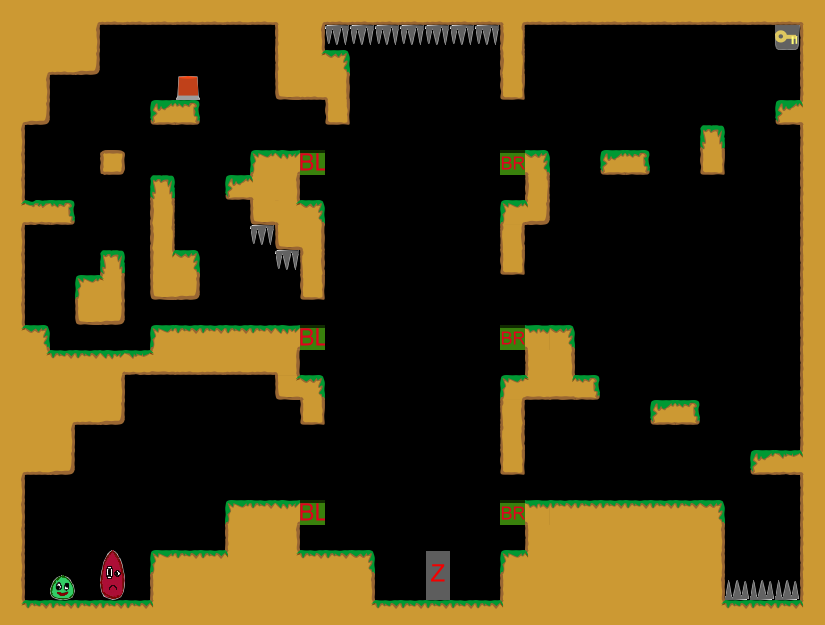

Below is a game level as drawn by its tile map, then a one-line description and the .tmx that defines it (tile-layer data replaced by summaries):
An orthogonal 33x25 tile map with 25x25 px tiles, 1 tile layer (Kachelebene 1).

<map version="1.0" orientation="orthogonal" width="33" height="25" tilewidth="25" tileheight="25">
 <tileset firstgid="1" name="Tileset" tilewidth="25" tileheight="25">
  <image source="../../../img/Tileset.png" width="400" height="250" />
 </tileset>
 <layer name="Kachelebene 1" width="33" height="25">
  <data>[825 cells, 303 non-empty, 48 distinct tile ids]</data>
 </layer>
</map>
